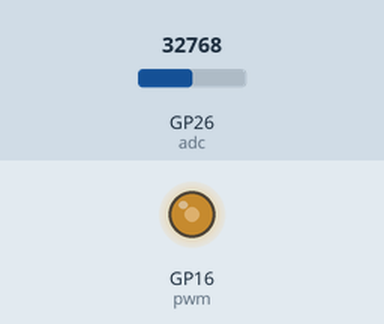
Simulated run of this program. Board: Raspberry Pi Pico running MicroPython. On the bench: output pins drawn as LEDs (lit = HIGH). The inputs (shaded band) are chosen by the test bench; at power-on: GP26 (adc) = 32768 (analog values on the 0–65535 scale).

Above: at 1.2 s.
1.3 s: GP26 (adc) set to 45874
At 2.0 s:
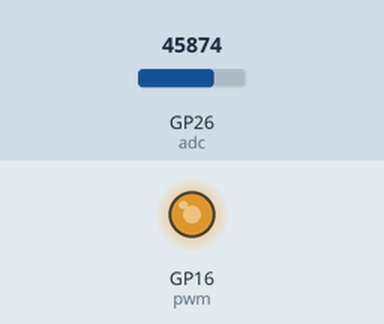
2.8 s: GP26 (adc) set to 57670
At 3.2 s:
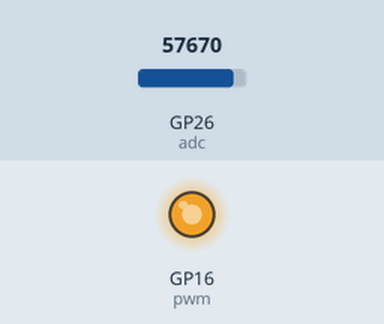
4.3 s: GP26 (adc) set to 7864
At 5.5 s:
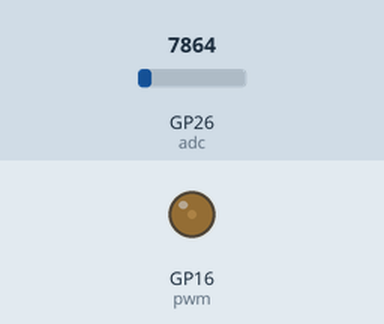
5.8 s: GP26 (adc) set to 0
At 6.7 s:
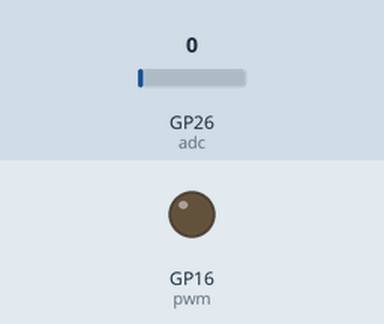
Timing chart, 0 to 8.3 s (numbered marks = the images above; inputs shaded):
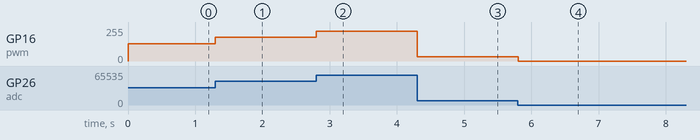

The program:

Project_22.2_Dimming_Light.py
```python
from machine import ADC, Pin, PWM
import time

adc = ADC(26) # Initialize the potentiometer to pin 26 (ADC function)
pwm = PWM(Pin(16)) # Initialize the led's PWM to pin 16
pwm.freq(1000) # Define the PWM frequency as 1000
try:
    while True:
        adcValue = adc.read_u16() # read the ADC value of potentiometer
        pwm.duty_u16(adcValue) #map it to the duty cycle of PWM to control led brightness
        time.sleep(0.1)
except:
    pwm.deinit()
```

Measured:
- after the input at 1.3 s, GP16 (pwm): 128/255 → 178/255 at once
- after the input at 2.8 s, GP16 (pwm): 178/255 → 224/255 at once
- after the input at 4.3 s, GP16 (pwm): 224/255 → 31/255 at once
- after the input at 5.8 s, GP16 (pwm): 31/255 → 0/255 at once
